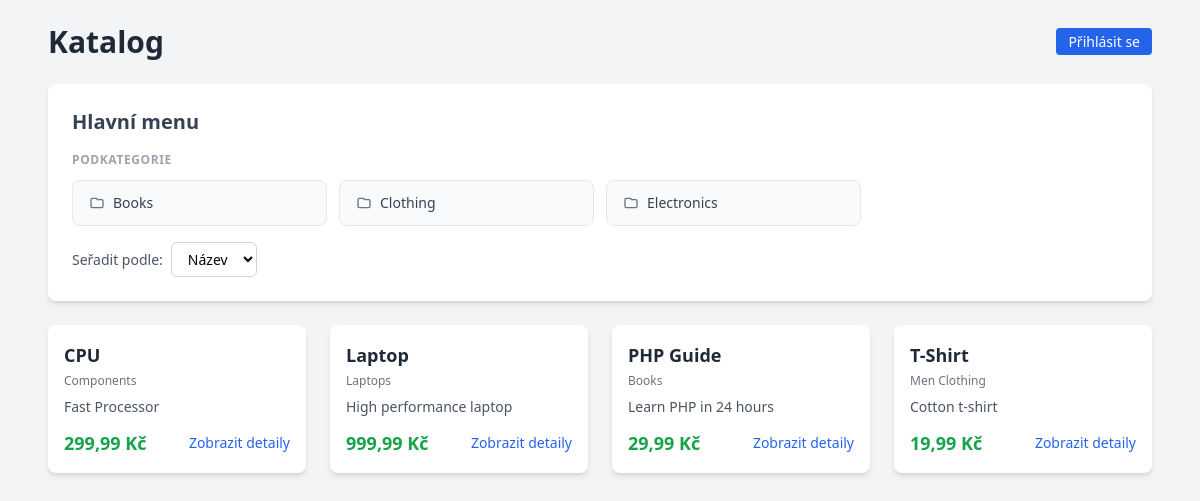
Page /katalog/index.php on the earlier database version.
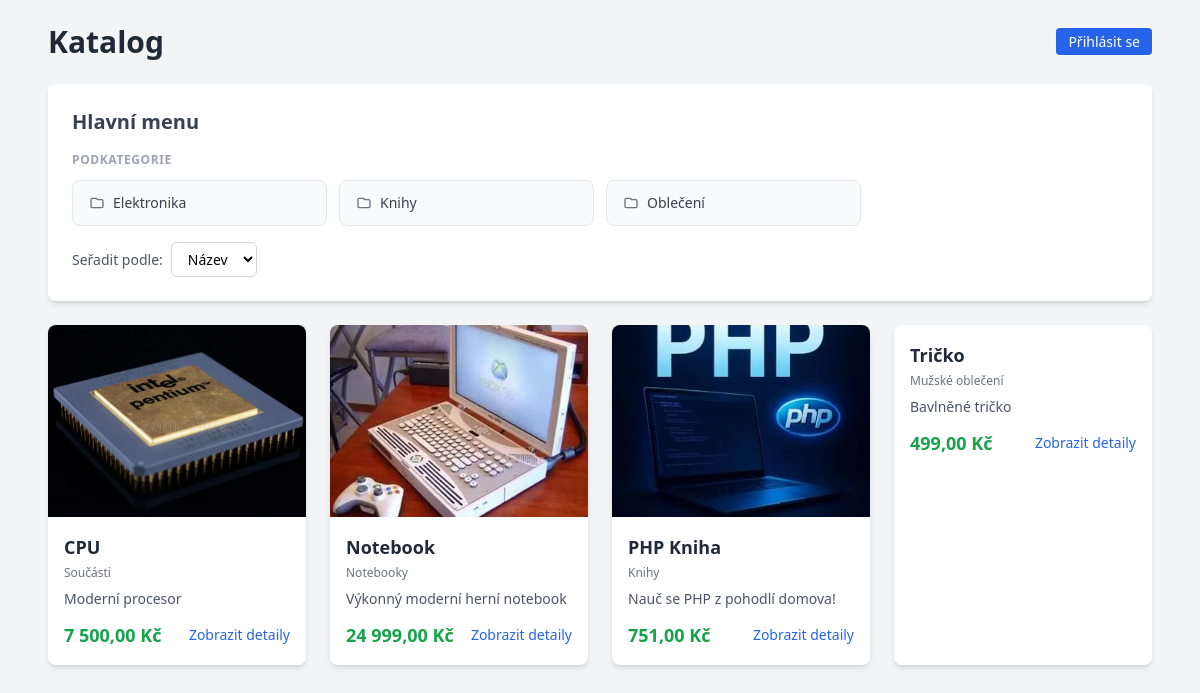
Same page on the later database version.
### tables this page shows
CREATE TABLE IF NOT EXISTS categories (
    id INT AUTO_INCREMENT PRIMARY KEY,
    name VARCHAR(255) NOT NULL,
    parent_id INT NULL,
    FOREIGN KEY (parent_id) REFERENCES categories(id) ON DELETE SET NULL
);

CREATE TABLE IF NOT EXISTS products (
    id INT AUTO_INCREMENT PRIMARY KEY,
    name VARCHAR(255) NOT NULL,
    description TEXT,
    price DECIMAL(10, 2) NOT NULL,
    category_id INT,
    FOREIGN KEY (category_id) REFERENCES categories(id) ON DELETE SET NULL
);

### katalog/controllers/ProductController.php (called while the page is built, shortened)
<?php
require_once 'models/Product.php';
class ProductController
{
    private $productModel;
    public function __construct($pdo)
    {
        $this->productModel = new Product($pdo);
    }
    public function index()
    {
        $categoryId = isset($_GET['category']) ? (int) $_GET['category'] : null;
        $sort = isset($_GET['sort']) ? $_GET['sort'] : 'name';
        $products = $this->productModel->getAll($categoryId, $sort);
        $currentCategory = null;
        $categories = $this->productModel->getCategories($categoryId);
        require 'views/product_list.php';
    }
}

### katalog/models/Product.php (called while the page is built, shortened)
<?php
class Product
{
    private $pdo;
    public function __construct($pdo)
    {
        $this->pdo = $pdo;
    }
    public function getAll($categoryId = null, $sort = 'name')
    {
        $sql = "SELECT p.id, p.name, p.description, p.price, p.category_id ,c.name as category_name,
                (SELECT image_url FROM product_images WHERE product_id = p.id LIMIT 1) as image_url
                FROM products p
                LEFT JOIN categories c ON p.category_id = c.id";
        $params = [];
        $allowedSorts = ['name', 'price'];
        if (in_array($sort, $allowedSorts, true)) {
            $sql .= " ORDER BY " . $sort;
        } else {
            $sql .= " ORDER BY name";
        }
        $stmt = $this->pdo->prepare($sql);
        $stmt->execute($params);
        return $stmt->fetchAll();
    }
    public function getCategories($parentId = null)
    {
        if ($parentId === null) {
            $stmt = $this->pdo->prepare("SELECT id, name, parent_id FROM categories WHERE parent_id IS NULL ORDER BY name");
            $stmt->execute();
        } else {
            $stmt = $this->pdo->prepare("SELECT id, name, parent_id FROM categories WHERE parent_id = ? ORDER BY name");
            $stmt->execute([$parentId]);
        }
        return $stmt->fetchAll();
    }
}

### katalog/views/product_list.php (the view, shortened to what this page needs)
<!DOCTYPE html>
<html lang="cs">
<head>
    <link rel="stylesheet" href="output.css">
</head>
<body class="page-catalog">
    <div class="container-xl">
        <div class="catalog-header">
            <h1 class="page-title-lg">Katalog</h1>
            <div class="catalog-nav">
                <?php if (isset($_SESSION['user_id'])): ?>
                    <span class="nav-user-info">Přihlášen jako <span class="nav-role"><?= htmlspecialchars($_SESSION['role']) ?></span></span>
                    <?php if ($_SESSION['role'] === 'admin'): ?>
                        <a href="index.php?action=add" class="btn-nav">Přidat produkt</a>
                    <?php endif; ?>
                    <a href="index.php?action=logout" class="link-danger">Odhlásit se</a>
                <?php else: ?>
                    <a href="index.php?action=login" class="btn-nav">Přihlásit se</a>
                <?php endif; ?>
            </div>
        </div>
        <div class="section-card">
            <?php if (isset($currentCategory) && $currentCategory): ?>
                <div class="back-nav-wrapper">
                    <a href="index.php<?= $currentCategory['parent_id'] ? '?category=' . $currentCategory['parent_id'] : '' ?>"
                        class="link-back-nav">
                        &larr; Zpět na <?= $currentCategory['parent_id'] && isset($parentCategory['name']) ? htmlspecialchars($parentCategory['name']) : 'Hlavní menu' ?>
                    </a>
                </div>
                <h2 class="section-title"><?= htmlspecialchars($currentCategory['name']) ?></h2>
            <?php else: ?>
                <h2 class="section-title">Hlavní menu</h2>
            <?php endif; ?>
            <?php if (!empty($categories)): ?>
                <div class="subcategories">
                    <p class="category-label">Podkategorie</p>
                    <div class="category-grid">
                        <?php foreach ($categories as $cat): ?>
                            <a href="index.php?category=<?= $cat['id'] ?>"
                                class="category-link">
                                <span class="category-icon">
                                    <svg class="icon-sm" fill="none" stroke="currentColor" viewBox="0 0 24 24">
                                        <path stroke-linecap="round" stroke-linejoin="round" stroke-width="2" d="M3 7v10a2 2 0 002 2h14a2 2 0 002-2V9a2 2 0 00-2-2h-6l-2-2H5a2 2 0 00-2 2z" />
                                    </svg>
                                </span>
                                <span class="category-name">
                                    <?= htmlspecialchars($cat['name']) ?>
                                </span>
                            </a>
                        <?php endforeach; ?>
                    </div>
                </div>
            <?php endif; ?>
            <form method="GET" class="sort-form">
                <label class="sort-label">Seřadit podle:</label>
                <select name="sort" onchange="this.form.submit()"
                    class="sort-select">
                    <option value="name" <?= isset($_GET['sort']) && $_GET['sort'] == 'name' ? 'selected' : '' ?>>Název</option>
                </select>
            </form>
        </div>
        <div class="product-grid">
            <?php
            $productsPerPage = 12;
            if (isset($_GET['page']) && is_numeric($_GET['page'])) {
                $page = (int) $_GET['page'];
            } else {
                $page = 1;
            }
            $offset = ($page - 1) * $productsPerPage;
            $displayed_products = array_slice($products, $offset, $productsPerPage);
            foreach ($displayed_products as $product):
            ?>
                <div class="product-card">
                    <?php if (!empty($product['image_url'])): ?>
                        <img src="<?= htmlspecialchars($product['image_url']) ?>"
                            alt="<?= htmlspecialchars($product['name']) ?>"
                            class="product-card-image">
                    <?php endif; ?>
                    <div class="product-card-body">
                        <h3 class="product-card-title">
                            <a href="index.php?action=detail&id=<?= $product['id'] ?>"
                                class="product-card-title-link"><?= htmlspecialchars($product['name']) ?></a>
                        </h3>
                        <p class="product-card-category"><?= htmlspecialchars($product['category_name']) ?></p>
                        <p class="product-card-description"><?= htmlspecialchars(substr($product['description'], 0, 100)) . (strlen($product['description']) > 100 ? '...' : '') ?></p>
                        <div class="product-card-footer">
                            <span class="product-card-price"><?= number_format($product['price'], 2, ',', ' ') ?> Kč</span>
                            <a href="index.php?action=detail&id=<?= $product['id'] ?>"
                                class="link-sm">Zobrazit detaily</a>
                        </div>
                    </div>
                </div>
            <?php endforeach; ?>
        </div>
    </div>
</body>
</html>

### katalog/index.php (shortened to what this page needs)
<?php
require_once 'db.php';
require_once 'controllers/ProductController.php';
$action = isset($_GET['action']) ? $_GET['action'] : 'index';
$productController = new ProductController($pdo);
switch ($action) {
    case 'index':
        $productController->index();
        break;
}

Differences in the rows shown:
removed products: name "Laptop", category.name "Laptops", description "High performance laptop", price "999,99"
removed products: name "T-Shirt", category.name "Men Clothing", description "Cotton t-shirt", price "19,99"
changed categories: name "Electronics" → "Elektronika"; moves up the list
changed categories: name "Books" → "Knihy"
changed categories: name "Clothing" → "Oblečení"
changed products "CPU": category.name "Components" → "Součásti"; description "Fast Processor" → "Moderní procesor"; price "299,99" → "7 500,00"
added products: shows a picture, name "Notebook", category.name "Notebooky", description "Výkonný moderní herní notebook", price "24 999,00"
changed products: name "PHP Guide" → "PHP Kniha"; category.name "Books" → "Knihy"; description "Learn PHP in 24 hours" → "Nauč se PHP z pohodlí domova!"; price "29,99" → "751,00"
added products: name "Tričko", category.name "Mužské oblečení", description "Bavlněné tričko", price "499,00"
